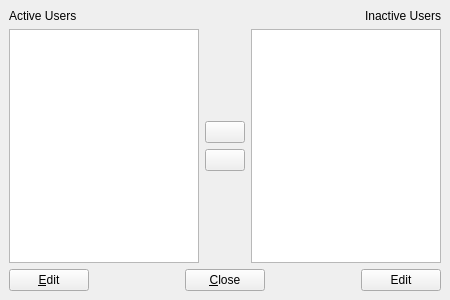
<ui version="4.0" >
 <author>John Eric Martin &lt;john.eric.martin@gmail.com></author>
 <class>UserList</class>
 <widget class="QWidget" name="UserList" >
  <property name="geometry" >
   <rect>
    <x>0</x>
    <y>0</y>
    <width>450</width>
    <height>300</height>
   </rect>
  </property>
  <layout class="QVBoxLayout" >
   <property name="leftMargin" >
    <number>9</number>
   </property>
   <property name="topMargin" >
    <number>9</number>
   </property>
   <property name="rightMargin" >
    <number>9</number>
   </property>
   <property name="bottomMargin" >
    <number>9</number>
   </property>
   <item>
    <layout class="QHBoxLayout" >
     <property name="spacing" >
      <number>0</number>
     </property>
     <item>
      <widget class="QLabel" name="activeLabel" >
       <property name="text" >
        <string>Active Users</string>
       </property>
      </widget>
     </item>
     <item>
      <widget class="QLabel" name="spacerLabel" />
     </item>
     <item>
      <widget class="QLabel" name="inactiveLabel" >
       <property name="text" >
        <string>Inactive Users</string>
       </property>
       <property name="alignment" >
        <set>Qt::AlignRight|Qt::AlignTrailing|Qt::AlignVCenter</set>
       </property>
      </widget>
     </item>
    </layout>
   </item>
   <item>
    <layout class="QGridLayout" >
     <item row="0" column="0" >
      <widget class="QListWidget" name="activeList" />
     </item>
     <item row="0" column="1" >
      <layout class="QVBoxLayout" >
       <item>
        <spacer>
         <property name="orientation" >
          <enum>Qt::Vertical</enum>
         </property>
         <property name="sizeHint" >
          <size>
           <width>20</width>
           <height>40</height>
          </size>
         </property>
        </spacer>
       </item>
       <item>
        <widget class="QPushButton" name="makeInactiveButton" />
       </item>
       <item>
        <widget class="QPushButton" name="makeActiveButton" />
       </item>
       <item>
        <spacer>
         <property name="orientation" >
          <enum>Qt::Vertical</enum>
         </property>
         <property name="sizeHint" >
          <size>
           <width>20</width>
           <height>40</height>
          </size>
         </property>
        </spacer>
       </item>
      </layout>
     </item>
     <item row="0" column="2" >
      <widget class="QListWidget" name="inactiveList" />
     </item>
    </layout>
   </item>
   <item>
    <layout class="QHBoxLayout" >
     <item>
      <layout class="QHBoxLayout" >
       <item>
        <widget class="QPushButton" name="activeEditButton" >
         <property name="text" >
          <string>&amp;Edit</string>
         </property>
        </widget>
       </item>
       <item>
        <spacer>
         <property name="orientation" >
          <enum>Qt::Horizontal</enum>
         </property>
         <property name="sizeHint" >
          <size>
           <width>40</width>
           <height>20</height>
          </size>
         </property>
        </spacer>
       </item>
      </layout>
     </item>
     <item>
      <widget class="QPushButton" name="closeButton" >
       <property name="text" >
        <string>&amp;Close</string>
       </property>
      </widget>
     </item>
     <item>
      <layout class="QHBoxLayout" >
       <item>
        <spacer>
         <property name="orientation" >
          <enum>Qt::Horizontal</enum>
         </property>
         <property name="sizeHint" >
          <size>
           <width>40</width>
           <height>20</height>
          </size>
         </property>
        </spacer>
       </item>
       <item>
        <widget class="QPushButton" name="inactiveEditButton" >
         <property name="text" >
          <string>Edit</string>
         </property>
        </widget>
       </item>
      </layout>
     </item>
    </layout>
   </item>
  </layout>
 </widget>
 <includes/>
 <resources/>
 <connections/>
</ui>
